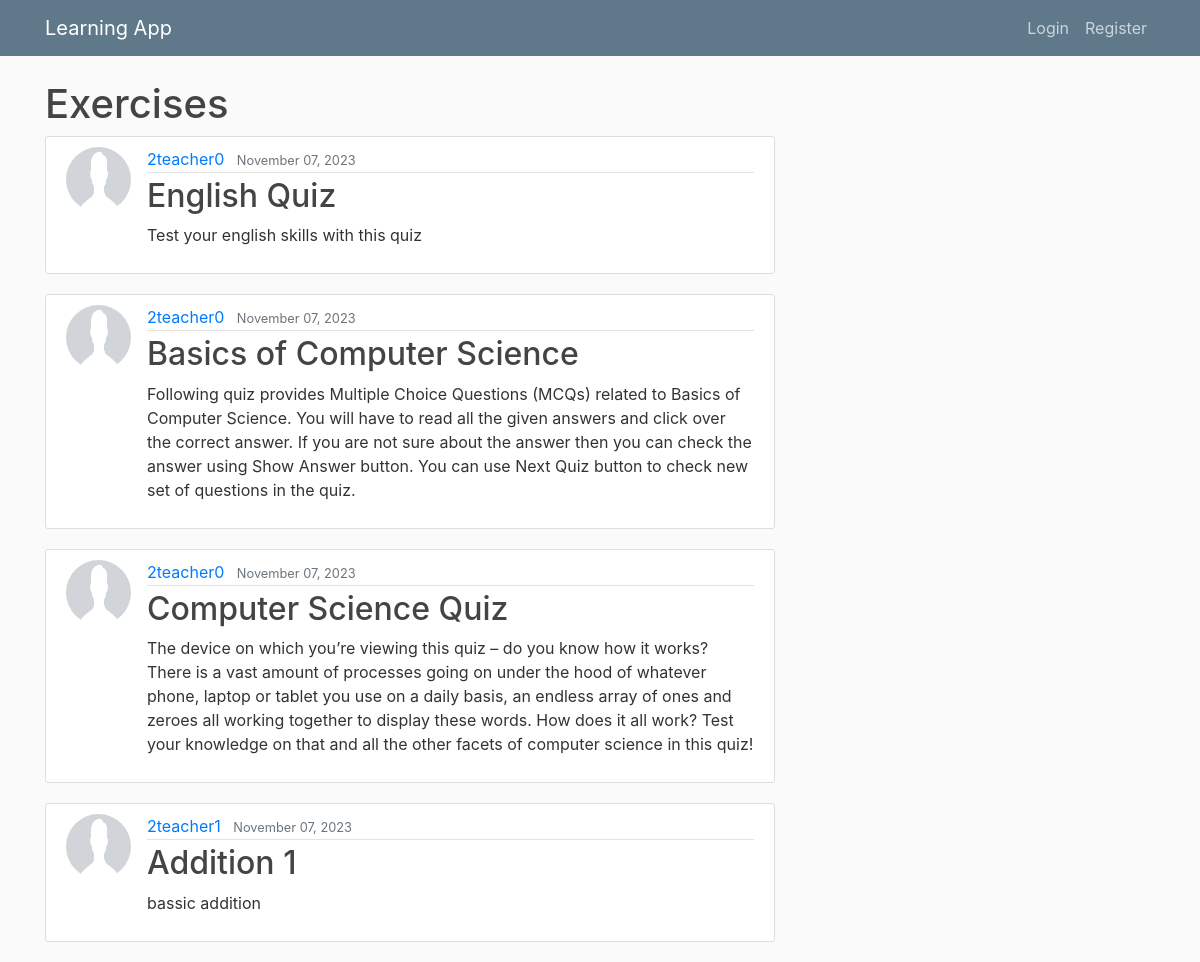
The page /exercise/ on the database its author committed.
### learning_app/models.py (models this page shows, shortened)
class Exercise(models.Model):
    title = models.CharField(max_length=200)
    content = models.TextField(blank=True)
    date = models.DateTimeField(default=timezone.now)
    author = models.ForeignKey(User, on_delete=models.CASCADE)
    course = models.ForeignKey(Course, on_delete=models.CASCADE, related_name='exercises', default=4)

class Profile(models.Model):
    user = models.OneToOneField(User, on_delete=models.CASCADE)
    image = models.ImageField(default='default.png', upload_to='profile_pics')
    ROLE_CHOICES = [
        ('TEACHER', 'Teacher'),
        ('STUDENT', 'Student'),
        ('ADMIN', 'Admin')
    ]
    role = models.CharField(max_length=10, choices=ROLE_CHOICES, default='STUDENT')

### learning_app/views.py (the view)
# urls.py: path('exercise/', ExerciseListView.as_view(), name='exercise'),  # shows all exercise
class ExerciseListView(ListView):
    model = Exercise
    template_name = 'learning_app/exercise.html'
    context_object_name = 'exercises'
    ordering = ['-date']

### learning_app/templates/learning_app/exercise.html
{% extends "learning_app/base.html" %}
{% load crispy_forms_tags %}
{% block content %}
    <h1>Exercises</h1>
    {% for exercise in exercises %}
    <article class="media content-section">
        <img class="rounded-circle article-img" src="{{ exercise.author.profile.image.url }}">
        <div class="media-body">
            <div class="article-metadata">
                <a class="mr-2" href="{% url 'user-exercise' exercise.author.username %}">{{ exercise.author }}</a>
                <small class="text-muted">{{ exercise.date|date:"F d, Y" }}</small>
            </div>
            <h2><a class="article-title" href="{% url 'exercise-detail' exercise.id %}">{{ exercise.title }}</a></h2>
            <p class="article-content">{{ exercise.content|truncatechars:500 }}</p>
        </div>
    </article>
{% endfor %}
{% endblock content %}

### learning_app/static/learning_app/main.css (style rules this page uses)
body { background: #fafafa; color: #333333; margin-top: 5rem; }
h1, h2, h3, h4, h5, h6 { color: #444444; }
.content-section { background: #ffffff; padding: 10px 20px; border: 1px solid #dddddd; border-radius: 3px; margin-bottom: 20px; }
.article-title { color: #444444; }
.article-content { white-space: pre-line; }
.article-img { height: 65px; width: 65px; margin-right: 16px; }
.article-metadata { padding-bottom: 1px; margin-bottom: 4px; border-bottom: 1px solid #e3e3e3 }

### rows shown on the page
Exercise: author.profile.image (placeholder picture), author "2teacher0", date "November 07, 2023", title "English Quiz", content "Test your english skills with this quiz"
Exercise: author.profile.image (placeholder picture), author "2teacher0", date "November 07, 2023", title "Basics of Computer Science", content "Following quiz provides Multiple Choice Questions (MCQs) related to Basics of Computer Science. You will have to read all the given answers and click over the correct answer. If you are not sure about the answer then you can check the answer using Show Answer button. You can use Next Quiz button to check new set of questions in the quiz."
Exercise: author.profile.image (placeholder picture), author "2teacher0", date "November 07, 2023", title "Computer Science Quiz", content "The device on which you’re viewing this quiz – do you know how it works? There is a vast amount of processes going on under the hood of whatever phone, laptop or tablet you use on a daily basis, an endless array of ones and zeroes all working together to display these words. How does it all work? Test your knowledge on that and all the other facets of computer science in this quiz!"
Exercise: author.profile.image (placeholder picture), author "2teacher1", date "November 07, 2023", title "Addition 1", content "bassic addition"
